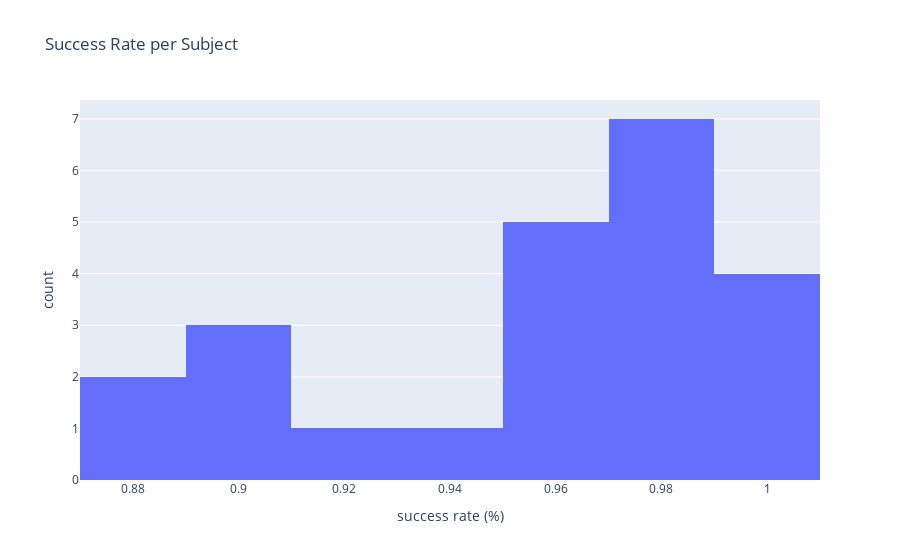

Notebook source saved alongside this figure:
### Code cell
success_per_subject = response_success[['subject', 'correct']].groupby('subject').mean()
success_per_subject.rename(columns={'correct': 'success_rate'}, inplace=True)

# manually excluding perfect 0 success rate subjects
success_per_subject = success_per_subject[success_per_subject['success_rate'] > 0]

px.histogram(success_per_subject)
px.histogram(success_per_subject, nbins=10, x='success_rate'
             , title='Success Rate per Subject', labels={'success_rate': 'success rate (%)'})

### Figure 1 — Plotly figure (JSON) as saved in the notebook; plotly's stock layout.template omitted (floating-point values rounded to 4 significant figures)
{"data": [{"alignmentgroup": "True", "bingroup": "x", "hovertemplate": "success rate (%)=%{x}<br>count=%{y}<extra></extra>", "legendgroup": "", "marker": {"color": "#636efa", "pattern": {"shape": ""}}, "name": "", "nbinsx": 10, "offsetgroup": "", "orientation": "v", "showlegend": false, "type": "histogram", "x": [0.9464, 0.8757, 0.9048, 0.9524, 0.9881, 0.9643, 0.9821, 0.9881, 0.9524, 0.9524, 0.9881, 1, 1, 0.994, 0.9643, 0.9048, 0.9762, 0.9048, 0.9702, 0.994, 0.9286, 0.9702, 0.875], "xaxis": "x", "yaxis": "y"}], "layout": {"barmode": "relative", "legend": {"tracegroupgap": 0}, "title": {"text": "Success Rate per Subject"}, "xaxis": {"anchor": "y", "domain": [0, 1], "title": {"text": "success rate (%)"}}, "yaxis": {"anchor": "x", "domain": [0, 1], "title": {"text": "count"}}}}
